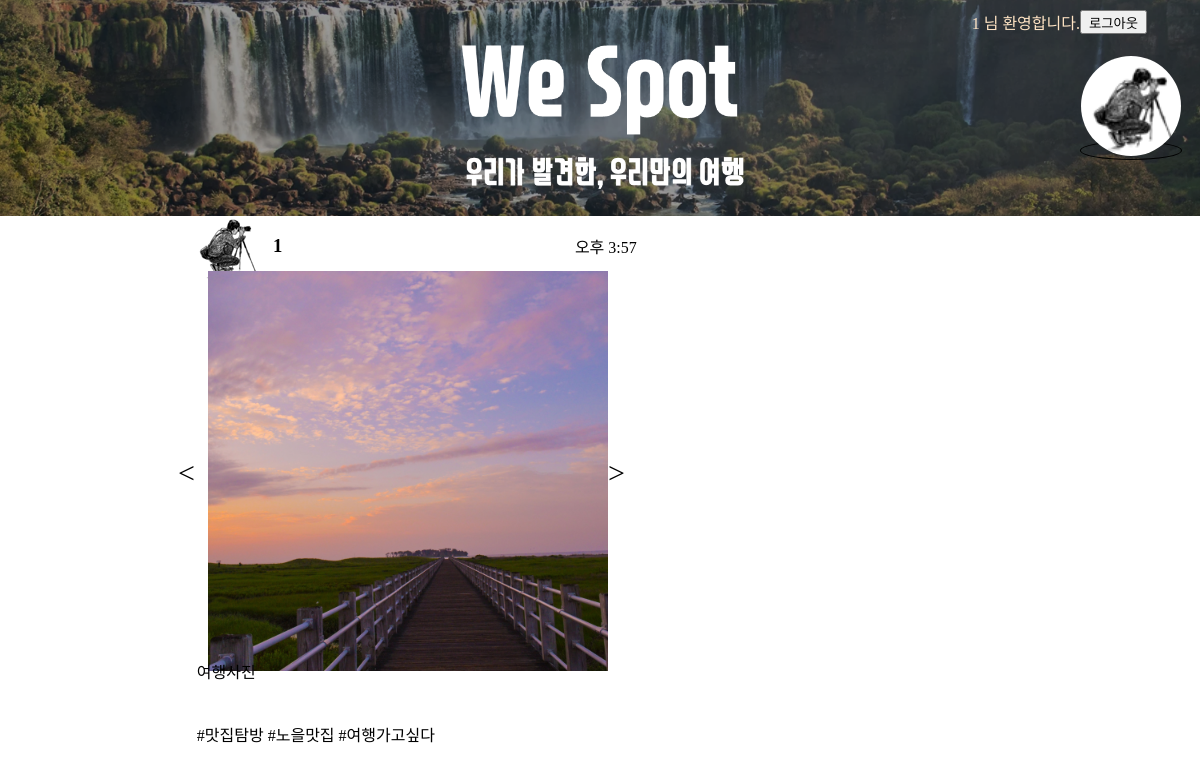
The page /MyOwnColumn/post/detail/4 (signed in) on the database its author committed.
### account/models.py (models this page shows)
class Profile(models.Model):
  user = models.ForeignKey(User, on_delete=models.CASCADE)
  image = models.ImageField(upload_to='ProfileImage', null=True)

### MyOwnColumn/models.py (models this page shows)
class Post(models.Model):
  profile = models.ForeignKey(Profile, on_delete=models.PROTECT)
  description = models.CharField(max_length=200, blank=True)
  created_at = models.TimeField(null=True)
  columns = models.ManyToManyField(Column, related_name='posts')

class Image(models.Model):
  post = models.ForeignKey(Post, on_delete=models.CASCADE)
  postincolumn = models.ManyToManyField(PostInColumn, related_name='images')
  image = models.ImageField(upload_to=image_upload_path)

class Tag(models.Model):
  column = models.ManyToManyField(Column, related_name='tags')
  post = models.ManyToManyField(Post, related_name='tags')
  postincolumn = models.ManyToManyField(PostInColumn, related_name='tags')
  tag = models.CharField(max_length=100)

### MyOwnColumn/views.py (the view)
# urls.py: path('post/detail/<int:post_id>', views.post_detail, name='post_detail'),
def post_detail(request, post_id):
  post = Post.objects.get(id=post_id)
  profile = Profile.objects.filter(user=request.user)
  tags = Tag.objects.filter(post=post)
  context = {
    'post': post,
    'profile': profile,
    'tags': tags,
  }
  return render(request, 'myowncolumn/post_detail.html', context)

### MyOwnColumn/templates/myowncolumn/post_detail.html (shortened to what this page needs)
{% extends 'base.html' %}
{% load static %}
{% block style %}
  <link rel="stylesheet" href="{% static 'myowncolumn/post_detail.css' %}">
{% endblock %}
{% block content %}
  <div class="post">
    <div class="post_detail">
      <div class="post_info">
        <div class="post_writer">
          <img src="{{post.profile.image.url}}" alt="" class="writer_porfile">
          <h3 class="writer_name">
            {{post.profile.user.username}}
          </h3>
        </div>
        <div class="post_created">
          {{post.created_at}}
        </div>
      </div>
      <div class="post_body">
        <div class="post_images">
          <div class="prev" onclick="plusSlide(-1)">&lt;</div>
          {% for image in post.image_set.all %}
            <img src="{{image.image.url}}" alt="사진" class="image">
          {% endfor %}
          <div class="next" onclick="plusSlide(1)">&gt;</div>
        </div>
        <div class="post_description">
          <div class="description">
            {{post.description}}
          </div>
          <div class="tags">
            {% for tag in tags %}
             #{{tag.tag}}
            {% endfor %}
          </div>
        </div>
      </div>
    </div>
    <div class="post_comments">
    </div>
  </div>
{% endblock %}

### templates/base.html (shortened to what this page needs)
{% load static %}
<!DOCTYPE html>
<html lang="Ko">
<head>
  <link rel="stylesheet" href="{% static 'base.css' %}">
  {% block style %}
  {% endblock %}
</head>
<body>
  <div class="header">
    {% if user.is_authenticated %}
      <div class="account">
        <div class="welcome">{{user.username}} 님 환영합니다.</div>
        <form action="{% url 'account:logout' %}" method="post" class="logout">
          <button type="submit" class="">로그아웃</button>
        </form>
      </div>
      <a href="{% url 'account:profile' user.username %}" class="profile_link">
        <img src="{{profile.0.image.url}}" alt="Profile Image">
      </a>
    {% endif %}
  </div>
  {% block content %}
  {% endblock %}
</body>
</html>

### static/base.css (style rules this page uses)
* { margin: 0; padding: 0; }
body { width: 100vw; height: 100vh; }
.header { width: 100vw; height: 27vh; top: 0; position: fixed; background-image: url('we_spot.png'); background-position:center; background-repeat: no-repeat; background-size: cover; }
.account { position: relative; width: 40%; left: 58%; top: 10px; display: flex; justify-content: right; }
.account button { width: 20%; }
.account .welcome { width: 75%; height: 10%; text-align: right; color: bisque; }
.account .logout { width: 20%; }
.account .logout button { width: 70%; height: 100%; }
.profile_link { position: relative; top: calc(10px + 10%); left: 90%; width: 100px; height: 100px; border-radius: 50%; overflow: hidden; border: black solid 1px; }
.profile_link img { width: 100px; height: 100px; border-radius: 50%; }

### MyOwnColumn/static/myowncolumn/post_detail.css (style rules this page uses)
.post { width: 80%; height: 75vh; margin-top: 27vh; margin-left: 10%; display: flex; justify-content: space-around; }
.post .post_detail { width: 55%; height: 100%; }
.post_detail .post_info { width: 100%; height: 10%; margin-bottom: 2%; display: flex; justify-content: space-evenly; }
.post_info .post_writer { width: 40%; height: 100%; display: flex; justify-content: space-evenly; align-items: center; }
.post_writer .writer_name { width: 50%; height: 100%; display: flex; align-items: center; }
.post_info .post_created { width: 40%; height: 100%; display: flex; align-items: center; justify-content: right; }
.post_detail .post_body { width: 100%; height: 80%; display: flex; flex-direction: column; justify-content: space-evenly; }
.post_body .post_images { width: 100%; height: 70%; display: flex; justify-content: center; align-items: center; }
.post_images .prev, .next { width: 30px; height: 30px; font: 30px bolder; }
.post_images .image { width: 400px; height: 400px; object-fit: contain; }
.post_body .post_description { width: 100%; height: 20%; display: flex; flex-direction: column; align-items: center; justify-content: space-evenly; }
.post_description .description { width: 80%; height: 60%; }
.post_description .tags { width: 80%; }
.post .post_comments { width: 35%; height: 100%; }

### rows shown on the page
Profile: image (picture)
Post: profile.image (picture), profile.user.username "1", created_at "오후 3:57", description "여행사진"
Image: image (picture)
Tag: tag "맛집탐방"
Tag: tag "노을맛집"
Tag: tag "여행가고싶다"

### other values the page prints
{{ user.username }} "1"
